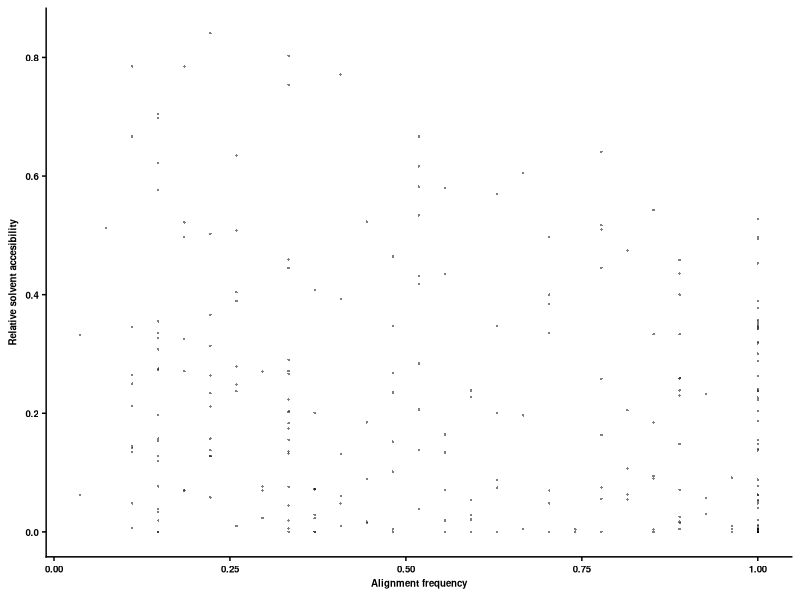

Recreate this plot in R.
library(ggplot2)
library(scales)
library(RColorBrewer)
library(readr)
library(tidyr)
library(reshape)
library(stringr)
library(dplyr)
library(ggrepel)
library(gridExtra)
require(cowplot)

frequency_data <- read.csv(file = 'result/residue_freq.csv', header = TRUE)
RSA <- read_tsv("result/NTD_RSA.tsv")
RSA_trimer <-RSA$RSA_trimer
freq <- frequency_data$alignment_frequency
count <- frequency_data$count
data_set <- data.frame(RSA_trimer, freq, count)
filtered_data_set <- data_set %>% filter(count >= 6)
plot_RSA_vs_freq <- function(df, graphname){
  textsize <- 7
  p <- ggplot(df,aes(x=freq, y=RSA_trimer)) +
    geom_point(size=0.5,pch=16, alpha=0.5) +
    #geom_violin(size=0.5) +
    #geom_boxplot(width=0.3, size = 0.3, color="black", outlier.shape=NA, alpha=0.5) +
    #geom_beeswarm(size=0.3, pch=16, alpha=0.5) +
    theme_cowplot(12) +
    theme(plot.title=element_blank(),
          plot.background = element_rect(fill = "white"),
          axis.title=element_text(size=textsize,face="bold"),
          axis.text=element_text(size=textsize,face="bold"),
          legend.key.size=unit(0.1,'in'),
          legend.spacing.x=unit(0.03, 'in'),
          legend.title=element_blank(),
          legend.text=element_text(size=textsize-1,face="bold"),
          legend.position='right') +
    labs(x=bquote(bold(paste('Alignment frequency'))),y=bquote(bold(paste('Relative solvent accesibility'))))
 # sp<-p+scale_y_continuous(limits=c(0, 1))
  ggsave(graphname, height=2, width=2)
}
plot_RSA_vs_freq(filtered_data_set, "graph/RSA_vs_seq_con.png")
print(cor(filtered_data_set$freq, filtered_data_set$RSA_trimer,method= "spearman",use="complete.obs"))
